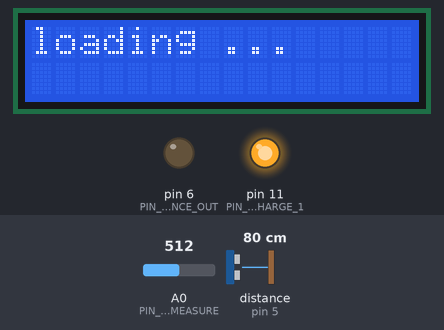
Simulated run of this sketch. Board: Arduino Uno, built with avr-gcc and run on an emulated ATmega328P. Shown: 16×2 character LCD, output pins drawn as LEDs (lit = HIGH). Inputs (shaded band) come from the test bench; at power-on: A0 (PIN_CAPACITOR_MEASURE) = 512, distance to the obstacle (sensor on pin 5) 80 cm. The echo pulse lasts 58.3 µs per cm.

Above: at 3.3 s.
3.4 s: A0 (PIN_CAPACITOR_MEASURE) set to 630
4.9 s: A0 (PIN_CAPACITOR_MEASURE) set to 659
At 5.2 s:
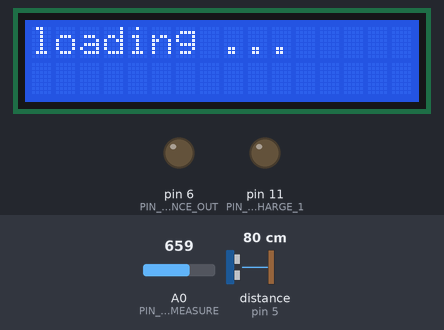
6.4 s: A0 (PIN_CAPACITOR_MEASURE) set to 12
7.9 s: A0 (PIN_CAPACITOR_MEASURE) set to 9
At 8.8 s:
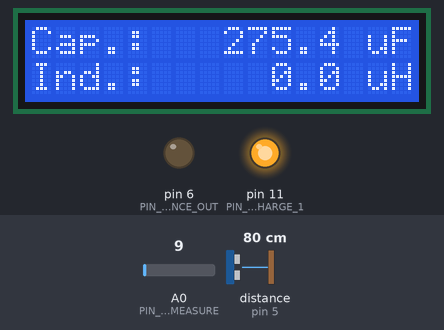
Timing chart, 0 to 10.4 s (numbered marks = the images above; inputs shaded):
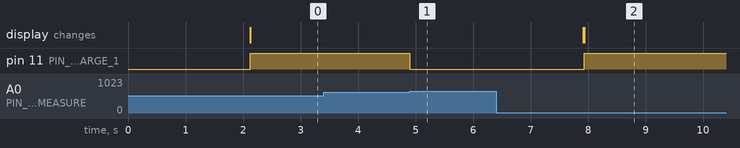

The sketch:

Firmware-v1.ino
```cpp
#include <Wire.h>               // comunicacion I2C
#include <LiquidCrystal_I2C.h>  // pantalla LCD I2C

#define PIN_CAPACITOR_CHARGE_1    11
#define PIN_CAPACITOR_CHARGE_2    10
#define PIN_CAPACITOR_CHARGE_3     9
#define PIN_CAPACITOR_DISCHARGE    8
#define PIN_CAPACITOR_MEASURE     A0
#define PIN_INDUCTANCE_OUT  6
#define PIN_INDUCTANCE_IN   5

#define CX_RESISTOR_1       10060.0     // Cx measure, load resistor 1 (Ohms)
#define CX_RESISTOR_2       099550.0    // Cx measure, load resistor 2 (Ohms)
#define CX_RESISTOR_3       1017000.0   // Cx measure, load resistor 3 (Ohms)
#define LX_CAPACITOR        0.000001000 // Lx measure, parallel capacitor (nF)

#define LCD_ROW_1           0
#define LCD_ROW_2           1

// LCD connections via I2C, address 0x27, SDA -> pin A4, SCL -> pin A5
LiquidCrystal_I2C lcd = LiquidCrystal_I2C(0x27, 16, 2); // address, #columns, #row

void setup()
{
  pinMode(PIN_INDUCTANCE_OUT, OUTPUT);
  pinMode(PIN_INDUCTANCE_IN, INPUT);
  pinMode(PIN_CAPACITOR_CHARGE_1, OUTPUT);
  // pinMode(cargaCap2, OUTPUT);
  // pinMode(cargaCap3, OUTPUT);
  pinMode(PIN_CAPACITOR_DISCHARGE, INPUT);

  lcd.init();
  lcd.backlight();
  lcd.clear();
  showIntro();
}

void loop()
{
  showCapacitance();
  showInductance();
}


void showIntro()
{
  lcd.setCursor(0, LCD_ROW_1);
  lcd.print("    LC Meter    ");
  lcd.setCursor(0, LCD_ROW_2);
  lcd.print("                ");
  delay(2000);

  lcd.setCursor(0, LCD_ROW_1);
  lcd.print("loading ...     ");
  lcd.setCursor(0, LCD_ROW_2);
  lcd.print("                ");
}

void showCapacitance()
{
  float capacitance = getCapacitance();

  char value[7];
  (capacitance < 1000) ? dtostrf(capacitance, 7, 1, value) : dtostrf(capacitance / 1000.0, 7, 1, value);
  String unit = (capacitance < 1000) ? " nF" : " uF";

  lcd.setCursor(0, LCD_ROW_1);
  lcd.print("Cap.: " + (String)value + unit);
}

void showInductance()
{
  float inductance = getInductance();

  char value[7];
  dtostrf(inductance, 7, 1, value);

  lcd.setCursor(0, LCD_ROW_2);
  lcd.print("Ind.: " + (String)value + " uH");
}

float getCapacitance()
{
  pinMode(PIN_CAPACITOR_CHARGE_1, OUTPUT);
  digitalWrite(PIN_CAPACITOR_CHARGE_1, HIGH);

  unsigned long startTime = micros();
  while(analogRead(PIN_CAPACITOR_MEASURE) < 645) { }
  unsigned long elapsedTime = micros() - startTime;

  float Cx = ((float)elapsedTime / CX_RESISTOR_1) * 1000.0;

  digitalWrite(PIN_CAPACITOR_CHARGE_1, LOW);
  pinMode(PIN_CAPACITOR_DISCHARGE, OUTPUT);
  digitalWrite(PIN_CAPACITOR_DISCHARGE, LOW);

  while(analogRead(PIN_CAPACITOR_MEASURE) > 10) { }
  pinMode(PIN_CAPACITOR_DISCHARGE, INPUT);

  return Cx;
}

float getInductance()
{
  digitalWrite(PIN_INDUCTANCE_OUT, HIGH);
  delay(1);
  digitalWrite(PIN_INDUCTANCE_OUT, LOW);

  unsigned long t = pulseIn(PIN_INDUCTANCE_IN, LOW);
  float fo = 1000000 / (t * 2);
  float Lx = (1 / (4 * pow(PI, 2) * pow(fo, 2) * LX_CAPACITOR)) * 1000000;

  return Lx;
}
```

Measured:
- the behaviour switches between 644 and 645 on A0 (PIN_CAPACITOR_MEASURE) (found by bisection; images 0 and 1)
- the behaviour switches between 11 and 10 on A0 (PIN_CAPACITOR_MEASURE) (found by bisection; images 1 and 2)
- after the input at 3.4 s, every drawn part: stays the same
- after the input at 4.9 s, pin 11 (PIN_CAPACITOR_CHARGE_1): HIGH → LOW at once
- after the input at 6.4 s, every drawn part: stays the same
- after the input at 7.9 s, pin 11 (PIN_CAPACITOR_CHARGE_1): LOW → HIGH at once; the display: first changes at once (image 2 shows a later state)
